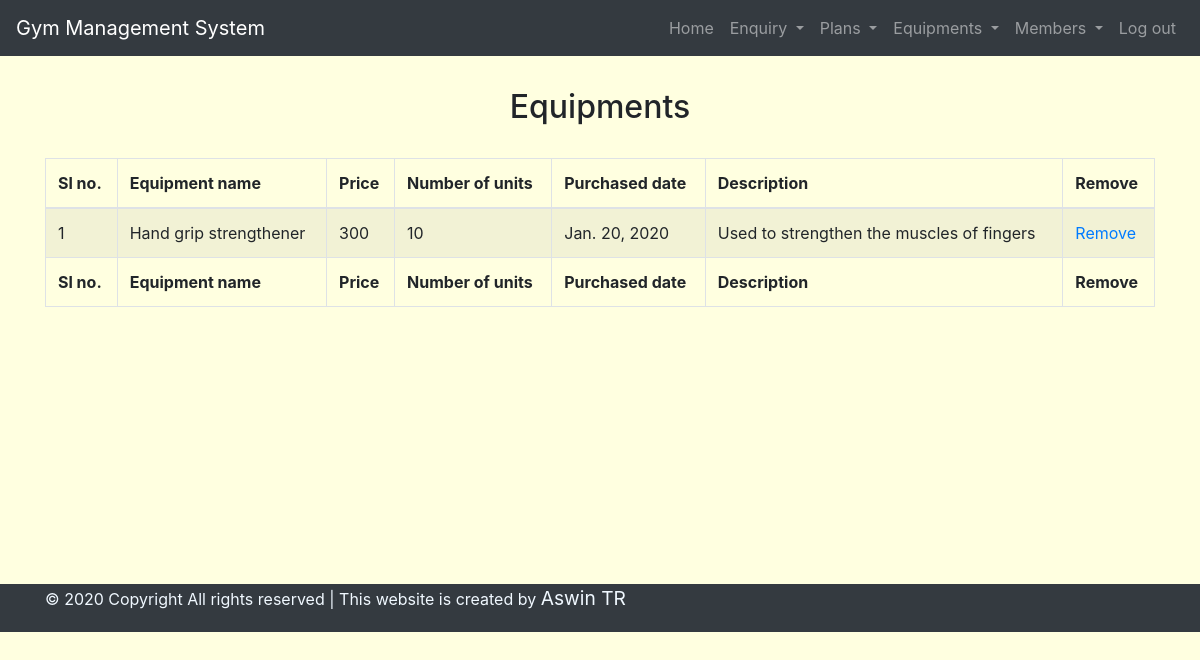
/view_equipment/ (signed in), run on the app's committed database.
### main_app/models.py (models this page shows)
class Equipments(models.Model):
    equipment_name = models.CharField(max_length=30)
    equipment_price = models.IntegerField()
    unit = models.IntegerField()
    purchased_date = models.DateField()
    description = models.CharField(max_length=255)

### main_app/views.py (the view)
# urls.py: path('view_equipment/',views.view_equipment,name='view_equipment'),
def view_equipment(request):
    if 'username' in request.session:
        equipment = Equipments.objects.all()
        return render(request,'view_equipment.html',{'equipment':equipment})
    else:
        messages.error(request,"Login first")
        return redirect(login)

### main_app/templates/view_equipment.html
{% extends 'dashboard.html' %}
    {% block content %}
    <div class="container" style="height: 30em;">
        <h2 class="text-center" style="margin: 1em;">Equipments</h2>
        <table id="example" class="table table-striped table-bordered" style="width:100%">
            <thead>
                <tr>
                    <th>Sl no.</th>
                    <th>Equipment name</th>
                    <th>Price</th>
                    <th>Number of units</th>
                    <th>Purchased date</th>
                    <th>Description</th>
                    <th>Remove</th>
                </tr>
            </thead>
            <tbody>
                {% for i in equipment %}
                <tr>
                    <td>{{forloop.counter}}</td>
                    <td>{{i.equipment_name}}</td>
                    <td>{{i.equipment_price}}</td>
                    <td>{{i.unit}}</td>
                    <td>{{i.purchased_date}}</td>
                    <td>{{i.description}}</td>
                    <td><a href="{% url 'delete_equipment' e_id=i.id %}" onclick="return confirm('Are you sure you want to delete this item?')">Remove</a></td>
                </tr>
                {% endfor %}
            </tbody>
            <tfoot>
                <tr>
                    <th>Sl no.</th>
                    <th>Equipment name</th>
                    <th>Price</th>
                    <th>Number of units</th>
                    <th>Purchased date</th>
                    <th>Description</th>
                    <th>Remove</th>
                </tr>
            </tfoot>
        </table>
    </div>
    {% endblock %}

### data on the page
Equipments: equipment_name "Hand grip strengthener", equipment_price "300", unit "10", purchased_date "Jan. 20, 2020", description "Used to strengthen the muscles of fingers"
